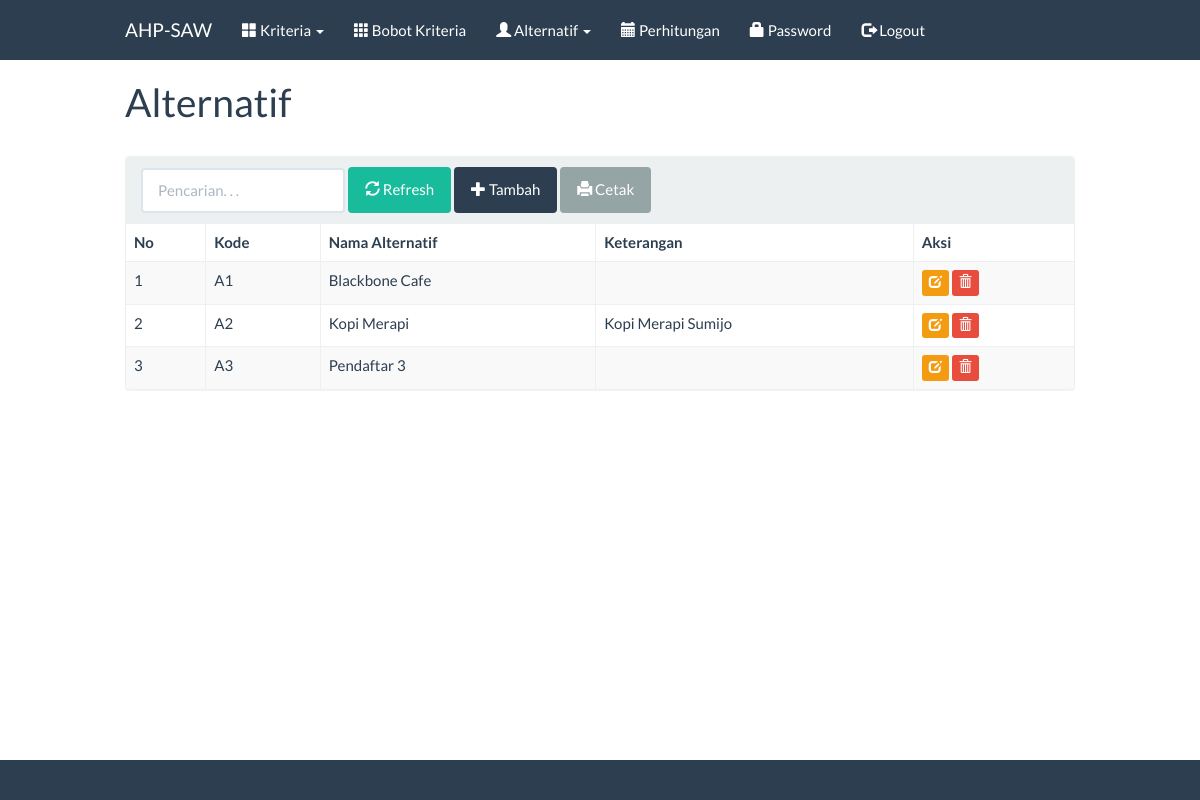
Page /index.php?m=alternatif (signed in) on the committed database.
### tables this page shows
CREATE TABLE `tb_alternatif` (
  `kode_alternatif` varchar(16) NOT NULL,
  `nama_alternatif` varchar(256) DEFAULT NULL,
  `keterangan` text DEFAULT NULL,
  `lat` varchar(255) DEFAULT NULL,
  `lng` varchar(255) DEFAULT NULL
);

### config.php (called while the page is built, shortened)
<?php
    $config["server"]='localhost';
    $config["username"]='root';
    $config["password"]='';
    $config["database_name"]='ahp_saw_maps';
    include'includes/ez_sql_core.php';
    include'includes/ez_sql_mysqli.php';
    $db = new ezSQL_mysqli($config['username'], $config['password'], $config['database_name'], $config['server']);
    include'includes/general.php';
?>

### includes/ez_sql_core.php (called while the page is built, shortened)
<?php
	class ezSQLcore
	{
		var $timers           = array();
		function get_host_port( $host, $default = false )
		{
			$port = $default;
			return array( $host, $port );
		}
		function flush()
		{
			$this->last_result = array();
		}
		function get_results($query=null, $output = OBJECT)
		{
			if ( $query )
			{
				$this->query($query);
			}
			if ( $output == OBJECT )
			{
				return $this->last_result;
			}
		}
		function timer_get_cur()
		{
			list($usec, $sec) = explode(" ",microtime());
			return ((float)$usec + (float)$sec);
		}
		function timer_start($timer_name)
		{
			$this->timers[$timer_name] = $this->timer_get_cur();
		}
		function timer_elapsed($timer_name)
		{
			return round($this->timer_get_cur() - $this->timers[$timer_name],2);
		}
	}

### includes/general.php (called while the page is built, shortened)
<?php
function esc_field($str){
    if (!get_magic_quotes_gpc())
        return addslashes($str);
    else
        return $str;
}

### includes/ez_sql_mysqli.php (called while the page is built, shortened)
<?php
	$ezsql_mysqli_str = array
	(
		1 => 'Require $dbuser and $dbpassword to connect to a database server',
		2 => 'Error establishing mySQLi database connection. Correct user/password? Correct hostname? Database server running?',
		3 => 'Require $dbname to select a database',
		4 => 'mySQLi database connection is not active',
		5 => 'Unexpected error while trying to select database'
	);
	class ezSQL_mysqli extends ezSQLcore
	{
		function connect($dbuser='', $dbpassword='', $dbhost='localhost', $dbport=false)
		{
			global $ezsql_mysqli_str; $return_val = false;
			if ( ! $dbuser )
			{
				$this->register_error($ezsql_mysqli_str[1].' in '.__FILE__.' on line '.__LINE__);
				$this->show_errors ? trigger_error($ezsql_mysqli_str[1],E_USER_WARNING) : null;
			}
			else
			{
				$this->dbh = new mysqli($dbhost,$dbuser,$dbpassword, '', $dbport);
				if( $this->dbh->connect_errno )
				{
					$this->register_error($ezsql_mysqli_str[2].' in '.__FILE__.' on line '.__LINE__);
					$this->show_errors ? trigger_error($ezsql_mysqli_str[2],E_USER_WARNING) : null;
				}
				else
				{
					$return_val = true;
				}
			}
			return $return_val;
		}
		function query($query)
		{
			$return_val = 0;
			$query = trim($query);
			$this->result = @$this->dbh->query($query);
			if ( preg_match("/^(insert|delete|update|replace|truncate|drop|create|alter|begin|commit|rollback|set|lock|unlock|call)/i",$query) )
			{
				$is_insert = true;
				$this->rows_affected = @$this->dbh->affected_rows;
				if ( preg_match("/^(insert|replace)\s+/i",$query) )
				{
					$this->insert_id = @$this->dbh->insert_id;
				}
				$return_val = $this->rows_affected;
			}
			else
			{
				$is_insert = false;
				$i=0;
				$num_rows=0;
				while ( $row = @$this->result->fetch_object() )
				{
					$num_rows++;
				}
				$this->num_rows = $num_rows;
				$return_val = $this->num_rows;
			}
			return $return_val;
		}
	}

### alternatif.php (the view, shortened to what this page needs)
<div class="page-header">
    <h1>Alternatif</h1>
</div>
<div class="panel panel-default">
<div class="panel-heading">
    <form class="form-inline">
        <div class="form-group">
            <input class="form-control" type="text" placeholder="Pencarian. . ." name="q" value="<?=$_GET['q']?>" />
        </div>
        <div class="form-group">
            <button class="btn btn-success"><span class="glyphicon glyphicon-refresh"></span> Refresh</a>
        </div>
        <div class="form-group">
            <a class="btn btn-primary" href="?m=alternatif_tambah"><span class="glyphicon glyphicon-plus"></span> Tambah</a>
        </div>
        <div class="form-group">
            <a class="btn btn-default" target="_blank" href="cetak.php?m=alternatif&q=<?=$_GET['q']?>"><span class="glyphicon glyphicon-print"></span> Cetak</a>
        </div>
    </form>
</div>
<table class="table table-bordered table-hover table-striped">
<thead>
    <tr>
        <th>No</th>
        <th>Kode</th>
        <th>Nama Alternatif</th>
        <th>Keterangan</th>
        <th>Aksi</th>
    </tr>
</thead>
<?php
$q = esc_field($_GET['q']);
$rows = $db->get_results("SELECT * FROM tb_alternatif
    WHERE
        kode_alternatif LIKE '%$q%'
        OR nama_alternatif LIKE '%$q%'
        OR keterangan LIKE '%$q%'
    ORDER BY kode_alternatif");
$no=0;
foreach($rows as $row):?>
<tr>
    <td><?=++$no ?></td>
    <td><?=$row->kode_alternatif?></td>
    <td><?=$row->nama_alternatif?></td>
    <td><?=$row->keterangan?></td>
    <td>
        <a class="btn btn-xs btn-warning" href="?m=alternatif_ubah&ID=<?=$row->kode_alternatif?>"><span class="glyphicon glyphicon-edit"></span></a>
        <a class="btn btn-xs btn-danger" href="aksi.php?act=alternatif_hapus&ID=<?=$row->kode_alternatif?>" onclick="return confirm('Hapus data?')"><span class="glyphicon glyphicon-trash"></span></a>
    </td>
</tr>
<?php endforeach;
?>
</table>
</div>

### css/general.css (style rules this page uses)
html { position: relative; min-height: 100%; }
body { margin-bottom: 70px; }
.page-header { margin-top: 0; padding-bottom: 0; }
.page-header h1 { margin-top: 0; }

### rows in the picture
tb_alternatif: kode_alternatif "A1", nama_alternatif "Blackbone Cafe"
tb_alternatif: kode_alternatif "A2", nama_alternatif "Kopi Merapi", keterangan "Kopi Merapi Sumijo"
tb_alternatif: kode_alternatif "A3", nama_alternatif "Pendaftar 3"
